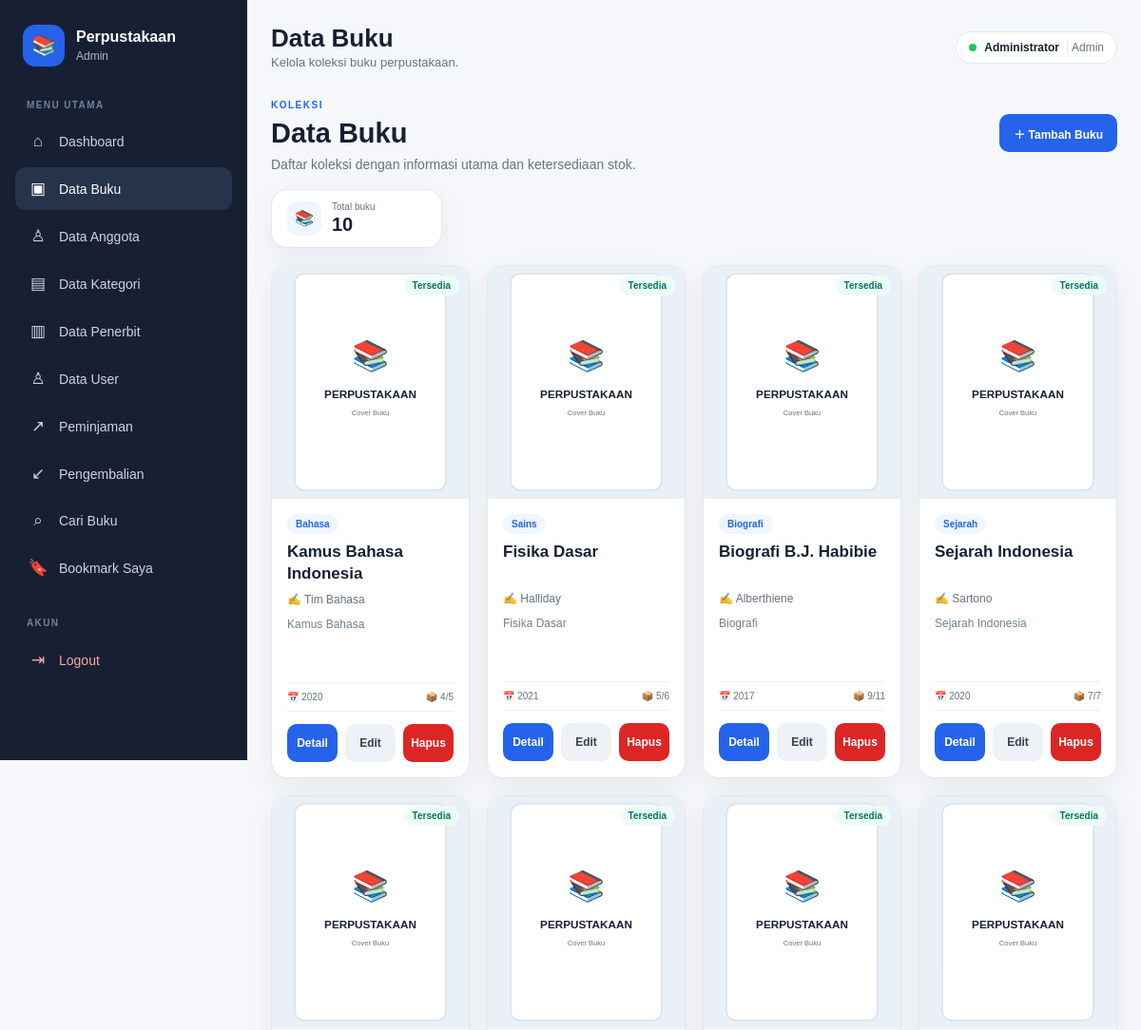
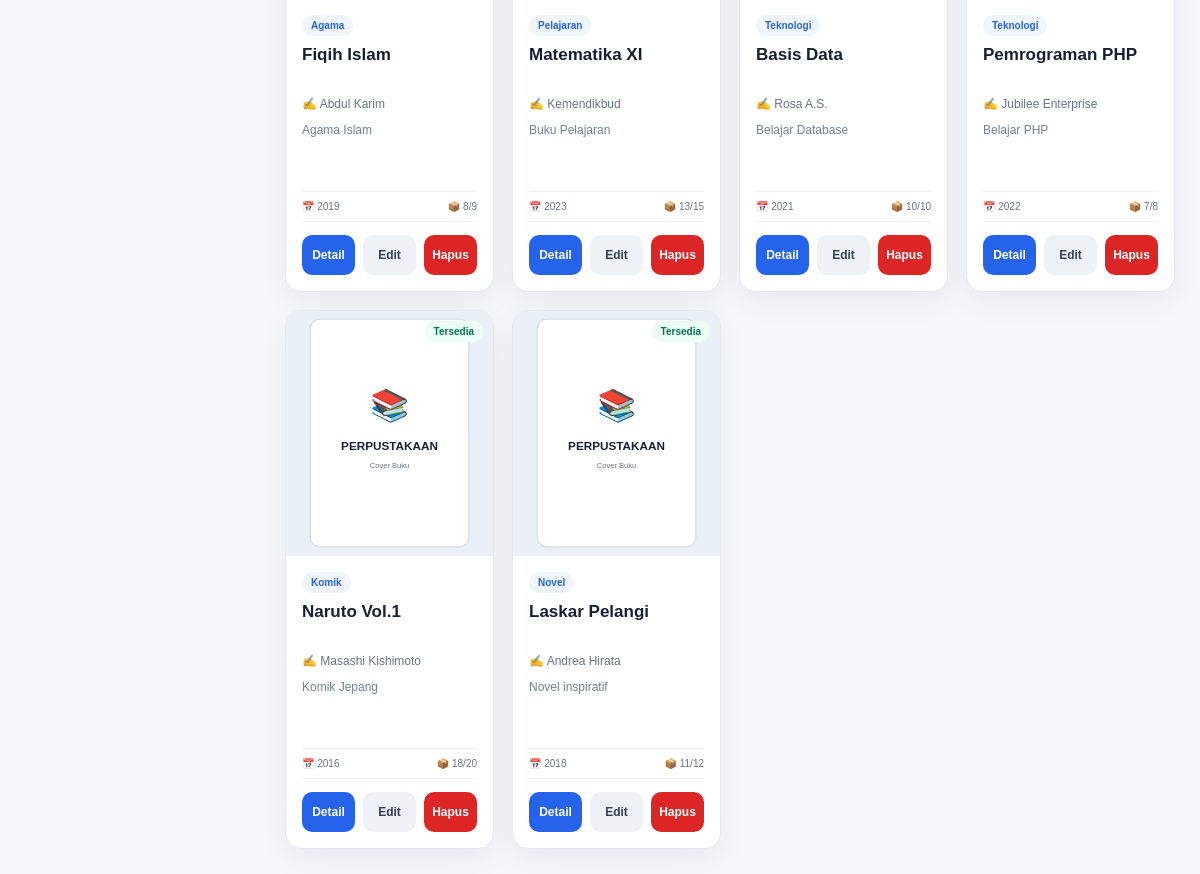
Screenshot of /buku/tampil.php (signed in) with the database file from the repository (2 pictures, top to bottom).
### tables this page shows
CREATE TABLE `buku` (
  `id` int(10) UNSIGNED NOT NULL,
  `judul` varchar(255) NOT NULL,
  `kategori_id` int(10) UNSIGNED NOT NULL,
  `penerbit_id` int(10) UNSIGNED NOT NULL,
  `pengarang` varchar(150) DEFAULT NULL,
  `jumlah_halaman` int(3) DEFAULT NULL,
  `jumlah_stok` int(3) DEFAULT NULL,
  `tahun_terbit` int(4) DEFAULT NULL,
  `sinopsis` text DEFAULT NULL,
  `gambar` varchar(255) DEFAULT NULL,
  `status_aktif` tinyint(1) NOT NULL DEFAULT 1
);

CREATE TABLE `kategori` (
  `id` int(10) UNSIGNED NOT NULL,
  `kode_kategori` varchar(20) NOT NULL,
  `nama_kategori` varchar(100) NOT NULL
);

### config/app.php (called while the page is built, shortened)
<?php
function url($path = "")
{
  $path = ltrim($path, "/");
  return BASE_URL . ($path !== "" ? "/" . $path : "");
}
if (!function_exists("e")) {
  function e($value)
  {
    return htmlspecialchars((string) $value, ENT_QUOTES, "UTF-8");
  }
}

### buku/tampil.php (the view, shortened to what this page needs)
<?php
require_once __DIR__ . '/../config/connection.php';
$sql = "SELECT
            buku.*,
            kategori.nama_kategori,
            penerbit.nama_penerbit,
            COALESCE(
                SUM(
                    CASE
                        WHEN peminjaman.status = 'dipinjam'
                        THEN peminjaman_detail.jumlah
                        ELSE 0
                    END
                ),
                0
            ) AS jumlah_dipinjam
        FROM buku
        LEFT JOIN kategori
            ON buku.kategori_id = kategori.id
        LEFT JOIN penerbit
            ON buku.penerbit_id = penerbit.id
        LEFT JOIN peminjaman_detail
            ON buku.id = peminjaman_detail.buku_id
        LEFT JOIN peminjaman
            ON peminjaman_detail.peminjaman_id = peminjaman.id
        WHERE buku.status_aktif = 1
        GROUP BY buku.id
        ORDER BY buku.id DESC";
$result = $conn->query($sql);
$total = $result->num_rows;
require_once __DIR__ . '/../includes/layout_header.php';
?>
<section class="page-intro">
    <div>
        <span class="page-label">KOLEKSI</span>
        <h1>Data Buku</h1>
        <p>
            Daftar koleksi dengan informasi utama dan ketersediaan stok.
        </p>
    </div>
    <a
        href="<?= e(url('buku/form_tambah.php')) ?>"
        class="btn primary"
    >
        ＋ Tambah Buku
    </a>
</section>
<div class="summary-row">
    <div class="summary-card">
        <span>📚</span>
        <div>
            <small>Total buku</small>
            <strong><?= $total ?></strong>
        </div>
    </div>
</div>
<section class="book-grid">
    <?php while ($row = $result->fetch_assoc()): ?>
        <?php
        $stok = (int) $row['jumlah_stok'];
        $dipinjam = (int) $row['jumlah_dipinjam'];
        $tersedia = max(0, $stok - $dipinjam);
        $gambar = !empty($row['gambar'])
            ? url('assets/images/' . $row['gambar'])
            : url('assets/images/default.svg');
        $sinopsis = $row['sinopsis'] ?? 'Belum ada sinopsis.';
        ?>
        <article class="book-card">
            <div class="book-cover">
                <img
                    src="<?= e($gambar) ?>"
                    alt="<?= e($row['judul']) ?>"
                    onerror="this.src='<?= e(url('assets/images/default.svg')) ?>'"
                >
                <span
                    class="availability <?= $tersedia > 0 ? 'available' : 'unavailable' ?>"
                >
                    <?= $tersedia > 0 ? 'Tersedia' : 'Habis' ?>
                </span>
            </div>
            <div class="book-content">
                <span class="book-category">
                    <?= e($row['nama_kategori'] ?? 'Umum') ?>
                </span>
                <h3><?= e($row['judul']) ?></h3>
                <p class="book-author">
                    ✍ <?= e($row['pengarang'] ?? '-') ?>
                </p>
                <p class="book-description">
                    <?= e($sinopsis) ?>
                </p>
                <div class="book-meta">
                    <span>
                        📅 <?= e($row['tahun_terbit'] ?? '-') ?>
                    </span>
                    <span>
                        📦 <?= $tersedia ?>/<?= $stok ?>
                    </span>
                </div>
                <div class="book-actions">
                    <a
                        class="btn primary"
                        href="<?= e(url('buku/detail.php')) ?>?id=<?= (int) $row['id'] ?>"
                    >
                        Detail
                    </a>
                    <a
                        class="btn"
                        href="<?= e(url('buku/edit.php')) ?>?id=<?= (int) $row['id'] ?>"
                    >
                        Edit
                    </a>
                    <a
                        class="btn danger"
                        href="<?= e(url('buku/hapus.php')) ?>?id=<?= (int) $row['id'] ?>"
                        onclick="return confirm('Buku akan diarsipkan. Riwayat peminjaman tetap disimpan. Lanjutkan?')"
                    >
                        Hapus
                    </a>
                </div>
            </div>
        </article>
    <?php endwhile; ?>
</section>
<?php require_once __DIR__ . '/../includes/layout_footer.php'; ?>

### assets/css/style.css (style rules this page uses)
* { box-sizing: border-box; margin: 0; padding: 0; }
:root { --nav: #172033; --nav-2: #26334a; --primary: #2563eb; --primary-dark: #1d4ed8; --bg: #f5f7fb; --white: #ffffff; --text: #172033; --muted: #687386; --border: #e4e9f0; --green: #047857; --red: #b91c1c; --orange: #c2410c; --shadow: 0 10px 30px rgba(15, 23, 42, 0.06); --shadow-hover: 0 15px 35px rgba(15, 23, 42, 0.10); --radius: 12px; --radius-lg: 17px; }
html { scroll-behavior: smooth; }
body { font-family: Arial, Helvetica, sans-serif; background: var(--bg); color: var(--text); min-height: 100vh; }
a { color: inherit; }
.hero-panel, .panel, .stat-card, .summary-card, .search-hero, .search-results { background: #ffffff; border: 1px solid var(--border); border-radius: var(--radius-lg); box-shadow: var(--shadow); }
.hero-panel h1, .page-intro h1, .search-hero h1 { font-size: 29px; line-height: 1.25; margin: 4px 0 7px; }
.hero-panel p, .page-intro p, .search-hero p { color: var(--muted); font-size: 14px; }
.page-label { display: inline-block; color: var(--primary); font-size: 10px; font-weight: 800; letter-spacing: 1.5px; }
.page-intro { display: flex; align-items: center; justify-content: space-between; gap: 20px; margin-bottom: 18px; }
.summary-row { display: flex; margin-bottom: 18px; }
.summary-card { display: flex; align-items: center; gap: 11px; padding: 12px 16px; min-width: 180px; }
.summary-card > span { width: 36px; height: 36px; border-radius: 10px; background: #eff6ff; display: grid; place-items: center; }
.summary-card small { display: block; color: var(--muted); font-size: 10px; }
.summary-card strong { display: block; font-size: 20px; margin-top: 2px; }
.book-grid, .compact-grid { display: grid; grid-template-columns: repeat(4, minmax(0, 1fr)); gap: 18px; }
.book-card { background: #ffffff; border: 1px solid var(--border); border-radius: 16px; overflow: hidden; box-shadow: var(--shadow); transition: transform 0.2s ease, box-shadow 0.2s ease; }
.book-cover { height: 245px; background: #edf1f6; position: relative; overflow: hidden; }
.book-cover img { width: 100%; height: 100%; display: block; object-fit: cover; }
.availability { position: absolute; top: 10px; right: 10px; display: inline-flex; padding: 5px 9px; border-radius: 999px; font-size: 10px; font-weight: 800; }
.available { background: #ecfdf5; color: var(--green); }
.book-content { padding: 16px; }
.book-category { display: inline-flex; padding: 5px 9px; border-radius: 999px; background: #eff6ff; color: var(--primary); font-size: 10px; font-weight: 800; margin-bottom: 8px; }
.book-content h3 { font-size: 17px; line-height: 1.35; min-height: 45px; display: -webkit-box; -webkit-box-orient: vertical; -webkit-line-clamp: 2; line-clamp: 2; overflow: hidden; }
.book-author { font-size: 12px; color: var(--muted); margin: 8px 0 10px; }
.book-description { font-size: 12px; line-height: 1.6; color: #718096; min-height: 58px; margin-bottom: 12px; }
.book-meta { display: flex; justify-content: space-between; gap: 8px; border-top: 1px solid #edf0f4; border-bottom: 1px solid #edf0f4; padding: 9px 0; margin-bottom: 13px; color: var(--muted); font-size: 10px; }
.book-actions { display: grid; grid-template-columns: repeat(3, minmax(0, 1fr)); gap: 8px; }
.btn { display: inline-flex; align-items: center; justify-content: center; min-height: 40px; padding: 9px 14px; border: 1px solid transparent; border-radius: 10px; text-decoration: none; background: #eef2f7; color: #334155; font-weight: 700; font-size: 12px; cursor: pointer; transition: background 0.18s ease, transform 0.18s ease, filter 0.18s ease; }
.btn.primary { background: var(--primary); color: #ffffff; }
.btn.danger { background: #fef2f2; color: #dc2626; }
.btn.danger { background: #dc2626; color: #fff; }

### rows the page displays
buku: shows "Tersedia", kategori.nama_kategori "Bahasa", judul "Kamus Bahasa Indonesia", pengarang "Tim Bahasa", sinopsis "Kamus Bahasa", tahun_terbit "2020", tersedia "4", jumlah_stok "5"
buku: shows "Tersedia", kategori.nama_kategori "Sains", judul "Fisika Dasar", pengarang "Halliday", sinopsis "Fisika Dasar", tahun_terbit "2021", tersedia "5", jumlah_stok "6"
buku: shows "Tersedia", kategori.nama_kategori "Biografi", judul "Biografi B.J. Habibie", pengarang "Alberthiene", sinopsis "Biografi", tahun_terbit "2017", tersedia "9", jumlah_stok "11"
buku: shows "Tersedia", kategori.nama_kategori "Sejarah", judul "Sejarah Indonesia", pengarang "Sartono", sinopsis "Sejarah Indonesia", tahun_terbit "2020", jumlah_stok "7"
buku: shows "Tersedia", kategori.nama_kategori "Agama", judul "Fiqih Islam", pengarang "Abdul Karim", sinopsis "Agama Islam", tahun_terbit "2019", tersedia "8", jumlah_stok "9"
buku: shows "Tersedia", kategori.nama_kategori "Pelajaran", judul "Matematika XI", pengarang "Kemendikbud", sinopsis "Buku Pelajaran", tahun_terbit "2023", tersedia "13", jumlah_stok "15"
buku: shows "Tersedia", kategori.nama_kategori "Teknologi", judul "Basis Data", pengarang "Rosa A.S.", sinopsis "Belajar Database", tahun_terbit "2021", jumlah_stok "10"
buku: shows "Tersedia", kategori.nama_kategori "Teknologi", judul "Pemrograman PHP", pengarang "Jubilee Enterprise", sinopsis "Belajar PHP", tahun_terbit "2022", tersedia "7", jumlah_stok "8"
buku: shows "Tersedia", kategori.nama_kategori "Komik", judul "Naruto Vol.1", pengarang "Masashi Kishimoto", sinopsis "Komik Jepang", tahun_terbit "2016", tersedia "18", jumlah_stok "20"
buku: shows "Tersedia", kategori.nama_kategori "Novel", judul "Laskar Pelangi", pengarang "Andrea Hirata", sinopsis "Novel inspiratif", tahun_terbit "2018", tersedia "11", jumlah_stok "12"

### other values shown
$level ?: 'User' "Admin"
$pageTitle "Data Buku"
$pageDescription "Kelola koleksi buku perpustakaan."
$_SESSION['nama'] "Administrator"
$_SESSION['level'] "Admin"
$total "10"
